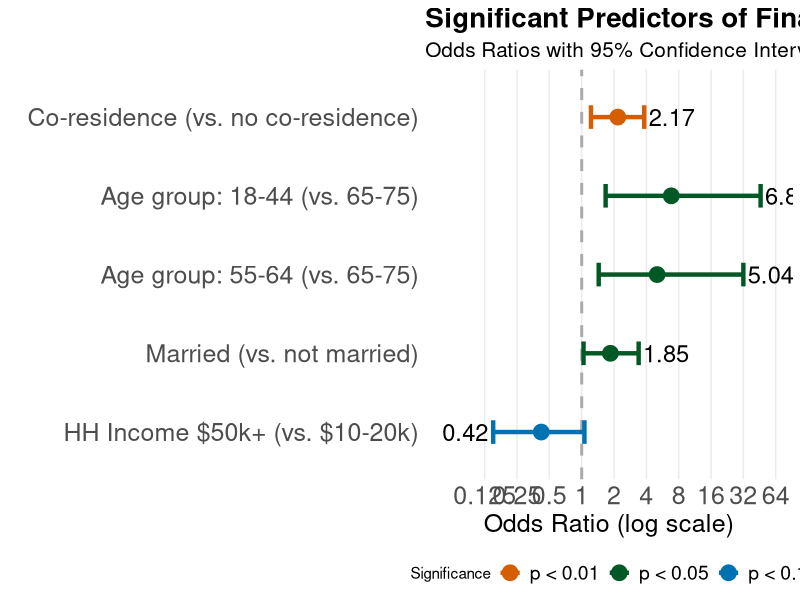
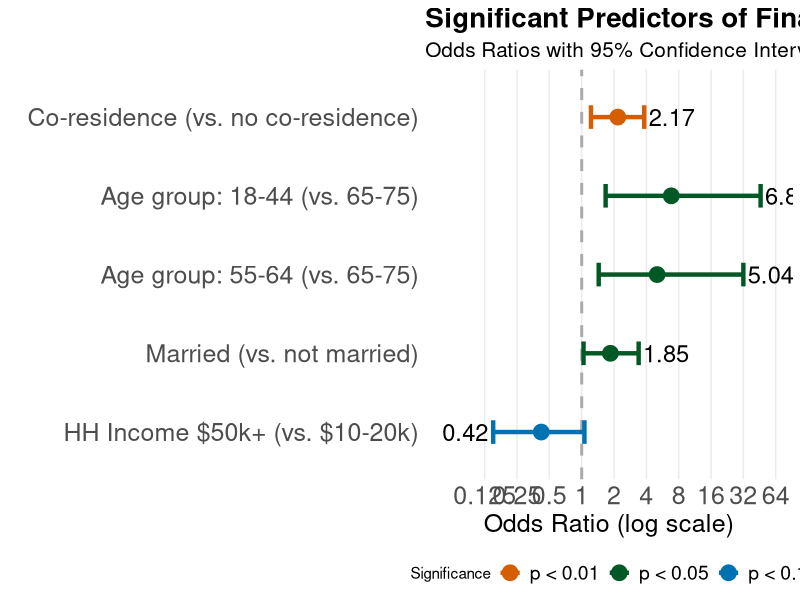

R code for these plots, in order:
library(ggplot2)
library(dplyr)

# Create a dataset with the exact values from your updated table
# Only including significant predictors (p < 0.1)
forest_data <- data.frame(
  term = c(
    "Co-residence (vs. no co-residence)",
    "Age group: 18-44 (vs. 65-75)",
    "Age group: 55-64 (vs. 65-75)",
    "Married (vs. not married)",
    "HH Income $50k+ (vs. $10-20k)"
  ),
  estimate = c(2.17, 6.82, 5.04, 1.85, 0.42),  # Updated ORs
  conf.low = c(1.22, 1.67, 1.44, 1.04, 0.15),  # Updated lower CI bounds
  conf.high = c(3.82, 46.3, 32.0, 3.39, 1.06), # Updated upper CI bounds
  p.value = c(0.007, 0.017, 0.032, 0.040, 0.079), # Updated p-values
  significance = c("p < 0.01", "p < 0.05", "p < 0.05", "p < 0.05", "p < 0.1"),
  label_text = c(
    "2.17",
    "6.82",
    "5.04",
    "1.85",
    "0.42"
  )
)

# Reverse the order of the terms
forest_data$term <- factor(forest_data$term, 
                           levels = rev(c(
                             "Co-residence (vs. no co-residence)",
                             "Age group: 18-44 (vs. 65-75)",
                             "Age group: 55-64 (vs. 65-75)",
                             "Married (vs. not married)",
                             "HH Income $50k+ (vs. $10-20k)"
                           )))

# Create the forest plot
m1_forest <- ggplot(forest_data, aes(y = term)) +
  # Reference line
  geom_vline(xintercept = 1, linetype = "dashed", color = "darkgray", linewidth = 1) +
  # Points and confidence intervals with thicker lines
  geom_errorbarh(
    aes(xmin = conf.low, xmax = conf.high, x = estimate, color = significance),
    height = 0.3, linewidth = 1.5
  ) +
  geom_point(
    aes(x = estimate, color = significance),
    size = 5
  ) +
  # OR labels at end of CI bars
  geom_text(
    aes(
      x = ifelse(estimate > 1, conf.high * 1.1, conf.low * 0.9),
      label = label_text,
      hjust = ifelse(estimate > 1, 0, 1)
    ),
    size = 6
  ) +
  # Colors for significance levels
  scale_color_manual(values = c(
    "p < 0.01" = "#d55e00", 
    "p < 0.05" = "#005824", 
    "p < 0.1" = "#0072b2"
  ),
  name = "Significance") +
  # Scale with expanded limits to fit labels
  scale_x_continuous(
    trans = "log2",
    breaks = c(0.125, 0.25, 0.5, 1, 2, 4, 8, 16, 32, 64),
    labels = c("0.125", "0.25", "0.5", "1", "2", "4", "8", "16", "32", "64"),
    limits = c(0.05, 64) # Expanded limits to fit all values
  ) +
  # Labels
  labs(
    title = "Significant Predictors of Financial Strain",
    subtitle = "Odds Ratios with 95% Confidence Intervals",
    x = "Odds Ratio (log scale)",
    y = ""
  ) +
  # Theme
  theme_minimal() +
  theme(
    plot.title = element_text(size = 20, face = "bold"),
    plot.subtitle = element_text(size = 15, hjust = 0),
    axis.text.y = element_text(size = 18), 
    axis.text.x = element_text(size = 18),
    axis.title.x = element_text(size = 18),
    legend.text = element_text(size = 14), 
    panel.grid.minor = element_blank(),
    panel.grid.major.y = element_blank(),
    legend.position = "bottom"
  )

print(m1_forest)

# Save the plot
ggsave(
  "significant_predictors_forest_plot.png",
  plot = m1_forest,
  width = 12,
  height = 7,
  dpi = 300,
  bg = "white"
)